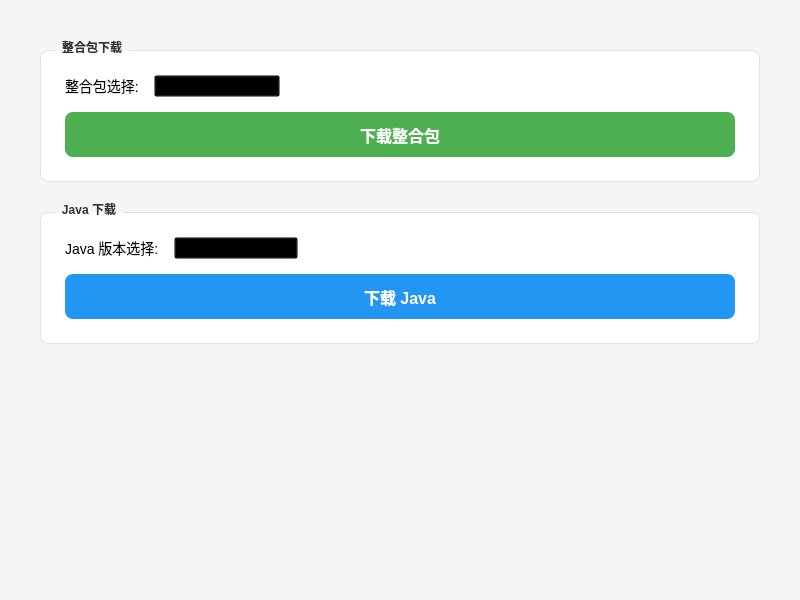
<?xml version="1.0" encoding="UTF-8"?>
<ui version="4.0">
 <class>DownloadPage</class>
 <widget class="QWidget" name="DownloadPage">
  <property name="geometry">
   <rect>
    <x>0</x>
    <y>0</y>
    <width>800</width>
    <height>600</height>
   </rect>
  </property>
  <property name="windowTitle">
   <string>Form</string>
  </property>
  <property name="styleSheet">
   <string notr="true">background-color: #f5f5f5;</string>
  </property>
  <layout class="QVBoxLayout" name="mainLayout">
   <property name="spacing">
    <number>20</number>
   </property>
   <property name="leftMargin">
    <number>30</number>
   </property>
   <property name="topMargin">
    <number>30</number>
   </property>
   <property name="rightMargin">
    <number>30</number>
   </property>
   <property name="bottomMargin">
    <number>30</number>
   </property>
   <item>
    <widget class="QScrollArea" name="scrollArea">
     <property name="widgetResizable">
      <bool>true</bool>
     </property>
     <property name="frameShape">
      <enum>QFrame::NoFrame</enum>
     </property>
     <property name="styleSheet">
      <string notr="true">background-color: transparent;</string>
     </property>
     <widget class="QWidget" name="scrollContent">
      <property name="geometry">
       <rect>
        <x>0</x>
        <y>0</y>
        <width>740</width>
        <height>540</height>
       </rect>
      </property>
      <layout class="QVBoxLayout" name="scrollLayout">
       <property name="spacing">
        <number>20</number>
       </property>
       <property name="leftMargin">
        <number>10</number>
       </property>
       <property name="topMargin">
        <number>10</number>
       </property>
       <property name="rightMargin">
        <number>10</number>
       </property>
       <property name="bottomMargin">
        <number>10</number>
       </property>
       <item>
        <widget class="QGroupBox" name="modpackGroup">
         <property name="title">
          <string>整合包下载</string>
         </property>
         <property name="styleSheet">
          <string notr="true">QGroupBox {
background-color: #ffffff;
border: 1px solid #e0e0e0;
border-radius: 8px;
margin-top: 10px;
padding: 15px;
font-weight: bold;
font-family: 'Source Han Sans CN', '思源黑体', 'Microsoft YaHei', sans-serif;
}
QGroupBox::title {
subcontrol-origin: margin;
left: 15px;
padding: 0 5px;
color: #333333;
}</string>
         </property>
         <layout class="QVBoxLayout" name="modpackLayout">
          <property name="spacing">
           <number>15</number>
          </property>
          <item>
           <layout class="QHBoxLayout" name="modpackSelectLayout">
            <item>
             <widget class="QLabel" name="modpackLabel">
              <property name="text">
               <string>整合包选择:</string>
              </property>
              <property name="styleSheet">
               <string notr="true">font-size: 14px; font-family: 'Source Han Sans CN', '思源黑体', 'Microsoft YaHei', sans-serif;</string>
              </property>
             </widget>
            </item>
            <item>
             <widget class="QComboBox" name="modpackComboBox">
              <property name="fixedWidth">
               <number>200</number>
              </property>
              <item>
               <property name="text">
                <string>官方高配版整合包</string>
               </property>
              </item>
              <item>
               <property name="text">
                <string>官方中配版整合包</string>
               </property>
              </item>
              <item>
               <property name="text">
                <string>官方低配版整合包</string>
               </property>
              </item>
              <item>
               <property name="text">
                <string>深水优化整合包</string>
               </property>
              </item>
             </widget>
            </item>
            <item>
             <spacer name="modpackSpacer">
              <property name="orientation">
               <enum>Qt::Horizontal</enum>
              </property>
              <property name="sizeHint" stdset="0">
               <size>
                <width>40</width>
                <height>20</height>
               </size>
              </property>
             </spacer>
            </item>
           </layout>
          </item>
          <item>
           <widget class="QPushButton" name="downloadModpackButton">
            <property name="minimumSize">
             <size>
              <width>0</width>
              <height>45</height>
             </size>
            </property>
            <property name="text">
             <string>下载整合包</string>
            </property>
            <property name="styleSheet">
             <string notr="true">QPushButton {
background-color: #4caf50;
color: white;
border: none;
border-radius: 8px;
padding: 10px 20px;
font-size: 16px;
font-weight: bold;
font-family: 'Source Han Sans CN', '思源黑体', 'Microsoft YaHei', sans-serif;
}
QPushButton:hover {
background-color: #45a049;
}
QPushButton:pressed {
background-color: #3d8b40;
}</string>
            </property>
           </widget>
          </item>
         </layout>
        </widget>
       </item>
       <item>
        <widget class="QGroupBox" name="javaGroup">
         <property name="title">
          <string>Java 下载</string>
         </property>
         <property name="styleSheet">
          <string notr="true">QGroupBox {
background-color: #ffffff;
border: 1px solid #e0e0e0;
border-radius: 8px;
margin-top: 10px;
padding: 15px;
font-weight: bold;
font-family: 'Source Han Sans CN', '思源黑体', 'Microsoft YaHei', sans-serif;
}
QGroupBox::title {
subcontrol-origin: margin;
left: 15px;
padding: 0 5px;
color: #333333;
}</string>
         </property>
         <layout class="QVBoxLayout" name="javaLayout">
          <property name="spacing">
           <number>15</number>
          </property>
          <item>
           <layout class="QHBoxLayout" name="javaSelectLayout">
            <item>
             <widget class="QLabel" name="javaVersionLabel">
              <property name="text">
               <string>Java 版本选择:</string>
              </property>
              <property name="styleSheet">
               <string notr="true">font-size: 14px; font-family: 'Source Han Sans CN', '思源黑体', 'Microsoft YaHei', sans-serif;</string>
              </property>
             </widget>
            </item>
            <item>
             <widget class="QComboBox" name="javaComboBox">
              <property name="fixedWidth">
               <number>200</number>
              </property>
              <item>
               <property name="text">
                <string>Java 21 (JDK 21)</string>
               </property>
              </item>
              <item>
               <property name="text">
                <string>Java 25 (JDK 25)</string>
               </property>
              </item>
             </widget>
            </item>
            <item>
             <spacer name="javaSpacer">
              <property name="orientation">
               <enum>Qt::Horizontal</enum>
              </property>
              <property name="sizeHint" stdset="0">
               <size>
                <width>40</width>
                <height>20</height>
               </size>
              </property>
             </spacer>
            </item>
           </layout>
          </item>
          <item>
           <widget class="QPushButton" name="downloadJavaButton">
            <property name="minimumSize">
             <size>
              <width>0</width>
              <height>45</height>
             </size>
            </property>
            <property name="text">
             <string>下载 Java</string>
            </property>
            <property name="styleSheet">
             <string notr="true">QPushButton {
background-color: #2196f3;
color: white;
border: none;
border-radius: 8px;
padding: 10px 20px;
font-size: 16px;
font-weight: bold;
font-family: 'Source Han Sans CN', '思源黑体', 'Microsoft YaHei', sans-serif;
}
QPushButton:hover {
background-color: #1e88e5;
}
QPushButton:pressed {
background-color: #1976d2;
}</string>
            </property>
           </widget>
          </item>
         </layout>
        </widget>
       </item>
       <item>
        <spacer name="verticalSpacer">
         <property name="orientation">
          <enum>Qt::Vertical</enum>
         </property>
         <property name="sizeHint" stdset="0">
          <size>
           <width>20</width>
           <height>40</height>
          </size>
         </property>
        </spacer>
       </item>
      </layout>
     </widget>
    </widget>
   </item>
  </layout>
 </widget>
 <resources/>
 <connections/>
</ui>
